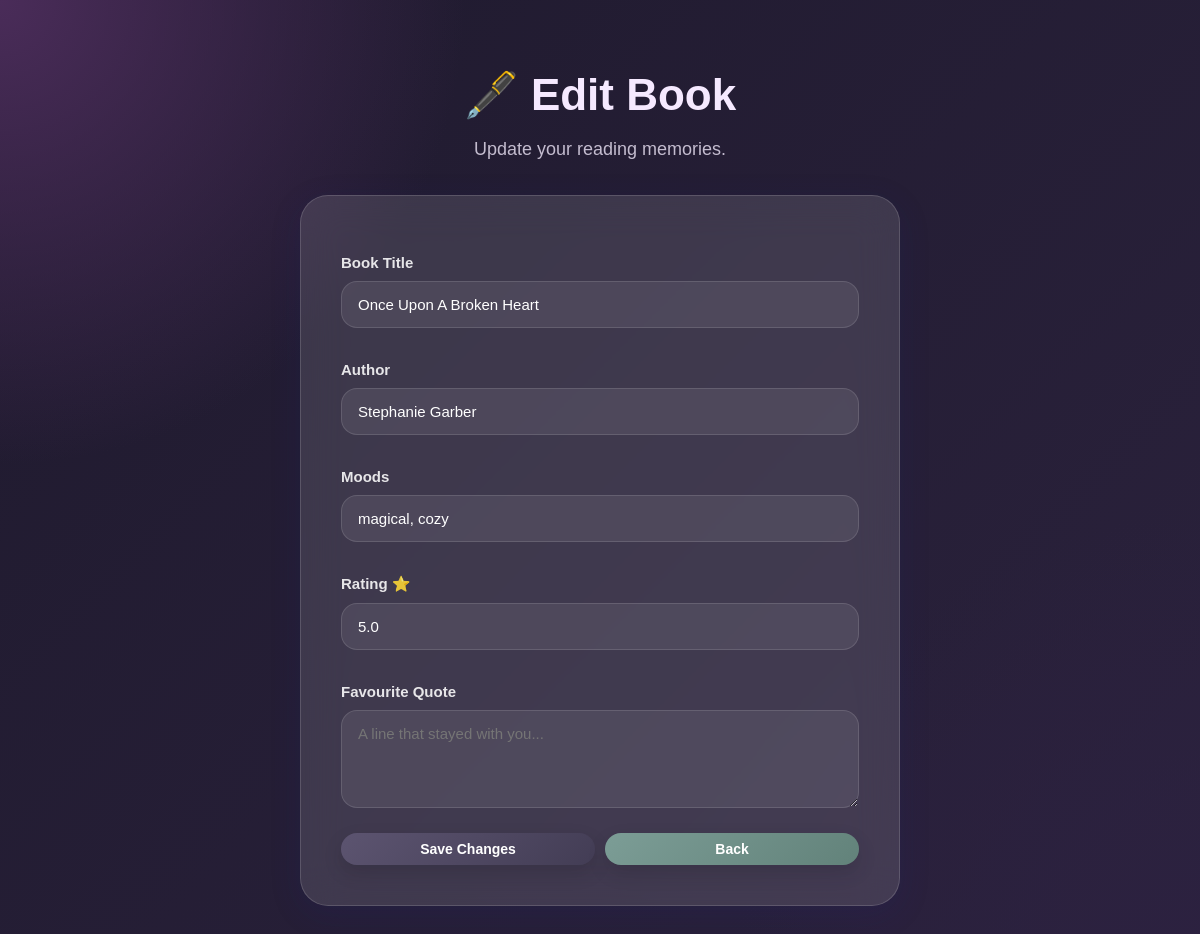
/edit/7 (signed in), run on an earlier commit of the app's database.
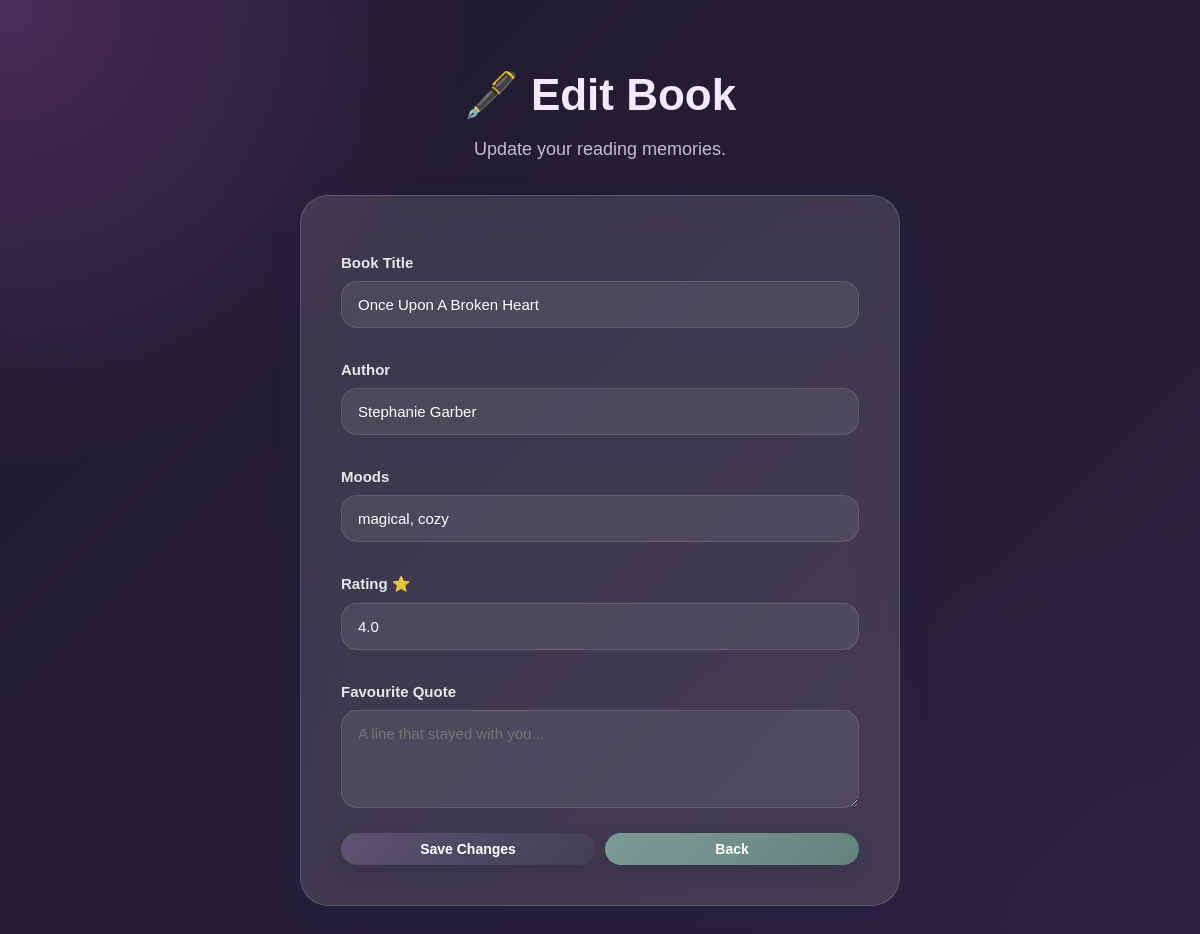
And on a later commit of the database.
### app.py (models this page shows)
class Book(db.Model):
    id = db.Column(
        db.Integer,
        primary_key=True
    )
    title = db.Column(
        db.String(200),
        nullable=False
    )
    author = db.Column(
        db.String(200),
        nullable=False
    )
    mood = db.Column(
        db.String(200),
        nullable=False
    )
    rating = db.Column(
        db.Float,
        nullable=False
    )
    favorite = db.Column(
        db.Boolean,
        default=False
    )
    quote = db.Column(db.Text)
    cover_url = db.Column(
        db.String(500)
    )
    created_at = db.Column(
        db.DateTime,
        default = datetime.now(timezone.utc)
    )
    user_id = db.Column(
        db.Integer,
        db.ForeignKey("user.id"),
        nullable=False
    )

### app.py (the view, shortened to what this page needs)
@app.route("/edit/<int:id>", methods=["GET", "POST"])
@login_required
def edit_book(id):
    book = Book.query.filter_by(
        id=id,
        user_id=current_user.id
    ).first_or_404()
    return render_template(
        "edit.html",
        book=book
    )

### app.py (called while the page is built)
@login_manager.user_loader
def load_user(user_id):
    return db.session.get(
        User,
        int(user_id)
    )

### templates/edit.html (shortened to what this page needs)
<!doctype html>
<html lang="en">
  <head>
    <link rel="stylesheet" href="{{url_for('static',filename='style.css')}}" />
  </head>
  <body class="dark-mode">
    <div class="container">
      <h1 class="edit-title">🖋️ Edit Book</h1>
      <p class="edit-subtitle">Update your reading memories.</p>
      <form method="POST" class="edit-form">
        <label>Book Title</label>
        <input type="text" name="title" value="{{ book.title }}" required />
        <label>Author</label>
        <input type="text" name="author" value="{{ book.author }}" required />
        <label>Moods</label>
        <input
          type="text"
          name="mood"
          autocomplete="off"
          value="{{ book.mood }}"
          required
        />
        <label>Rating ⭐</label>
        <input
          type="number"
          name="rating"
          value="{{ book.rating }}"
          min="1"
          max="5"
          step="0.1"
          required
        />
        <label> Favourite Quote</label>
        <textarea
          name="quote"
          rows="4"
          placeholder="A line that stayed with you..."
        >
{{ book.quote }}</textarea
        >
        <div class="button-row">
          <button class="btn brown-btn" type="submit">Save Changes</button>
          <a href="/" class="btn green-btn"> Back </a>
        </div>
      </form>
    </div>
  </body>
</html>

### static/style.css (style rules this page uses)
* { box-sizing: border-box; }
:root { --primary: #5c5470; --primary-dark: #433d55; --secondary: #7c9d96; --secondary-dark: #62827a; --danger: #d67b7b; --danger-dark: #be6363; --gold: #d4a373; --gold-dark: #bc8a5f; --text-main: #3d3d3d; --text-soft: #7d748f; --glass-bg: rgba(255, 255, 255, 0.18); --glass-border: rgba(255, 255, 255, 0.22); --shadow: 0 8px 32px rgba(31, 38, 135, 0.14); --hover-shadow: 0 18px 40px rgba(31, 38, 135, 0.18); }
body { margin: 0; padding: 40px; min-height: 100vh; font-family: "Poppins", sans-serif; color: var(--text-main); background: radial-gradient(circle at top left, #f3d9fa 0%, transparent 28%), radial-gradient(circle at bottom right, #d6e4ff 0%, transparent 30%), linear-gradient(135deg, #f6f3ee, #e9e2d8); background-attachment: fixed; }
.container { max-width: 1450px; margin: auto; }
.navbar, form, .book-card, .stat-card, .api-search-box { background: var(--glass-bg); backdrop-filter: blur(22px); -webkit-backdrop-filter: blur(22px); border: 1px solid var(--glass-border); border-radius: 26px; box-shadow: var(--shadow), inset 0 1px 1px rgba(255, 255, 255, 0.22); }
.edit-form { max-width: 600px; margin: 35px auto; padding: 40px; background: rgba(255, 255, 255, 0.22); backdrop-filter: blur(18px); border-radius: 28px; box-shadow: var(--shadow); }
label { display: block; margin-top: 18px; margin-bottom: 10px; font-size: 15px; font-weight: 600; color: var(--primary-dark); }
.edit-form label { color: rgba(255, 255, 255, 0.88); }
.edit-title { font-size: 44px; margin-bottom: 8px; text-align: center; }
.edit-subtitle { font-size: 18px; color: var(--text-soft); margin-bottom: 35px; text-align: center; opacity: 0.8; }
form { width: 100%; max-width: 520px; margin: 28px auto; padding: 32px; display: flex; flex-direction: column; }
input, select, textarea { width: 100%; margin-top: 0; padding: 14px 16px; margin-bottom: 15px; border-radius: 16px; border: 1px solid rgba(255, 255, 255, 0.15); background: rgba(255, 255, 255, 0.7); font-size: 15px; font-weight: 500; margin-top: 0; font-family: inherit; color: var(--text-main); transition: 0.25s ease; }
textarea { resize: vertical; min-height: 80px; }
.btn { display: inline-flex; justify-content: center; align-items: center; gap: 6px; box-shadow: 0 8px 20px rgba(0, 0, 0, 0.12); padding: 8px 12px; border: none; border-radius: 16px; text-decoration: none; color: white; font-size: 14px; font-weight: 600; cursor: pointer; transition: transform 0.25s ease, box-shadow 0.25s ease, opacity 0.25s ease; white-space: nowrap; }
.brown-btn { background: linear-gradient(135deg, var(--primary), var(--primary-dark)); }
.green-btn { background: linear-gradient(135deg, var(--secondary), var(--secondary-dark)); }
.button-row { display: flex; gap: 10px; margin-top: auto; padding-top: 10px; }
.button-row .btn { flex: 1; }
body.dark-mode { background: radial-gradient(circle at top left, #4a2c59 0%, transparent 30%), radial-gradient(circle at bottom right, #2c2140 0%, transparent 30%), linear-gradient(135deg, #1f1a2e, #2b223d); color: #f5e9ff; }
body.dark-mode .navbar, body.dark-mode form, body.dark-mode .book-card, body.dark-mode .api-search-box, body.dark-mode .insight-card, body.dark-mode .chart-card, body.dark.mode .stat-card, body.dark-mode .book-highlight { background: rgba(255, 255, 255, 0.12); border: 1px solid rgba(255, 255, 255, 0.15); backdrop-filter: blur(20px); }
body.dark-mode p, body.dark-mode span, body.dark-mode strong { color: #ece4f6; }
body.dark-mode input, body.dark-mode select, body.dark-mode textarea { background: rgba(255, 255, 255, 0.08); color: white; border: 1px solid rgba(255, 255, 255, 0.12); }
body.dark-mode input::placeholder { color: #d8cde6; }

What changed in the data, as far as the page shows it:
changed Book "Once Upon A Broken Heart": rating "5.0" → "4.0"
